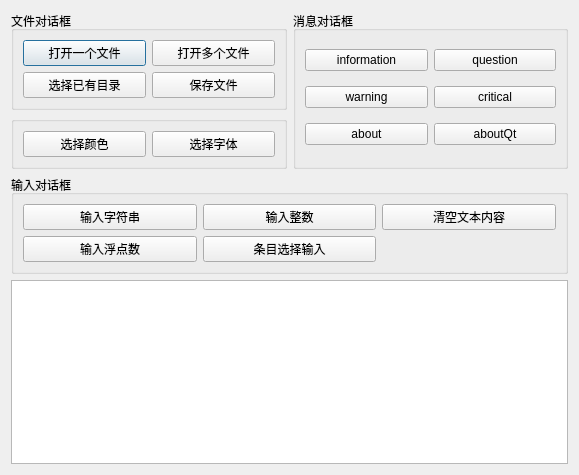
<?xml version="1.0" encoding="UTF-8"?>
<ui version="4.0">
 <class>Dialog</class>
 <widget class="QDialog" name="Dialog">
  <property name="geometry">
   <rect>
    <x>0</x>
    <y>0</y>
    <width>579</width>
    <height>475</height>
   </rect>
  </property>
  <property name="windowTitle">
   <string>Dialog</string>
  </property>
  <layout class="QGridLayout" name="gridLayout_5">
   <item row="0" column="0">
    <widget class="QGroupBox" name="groupBox">
     <property name="title">
      <string>文件对话框</string>
     </property>
     <layout class="QGridLayout" name="gridLayout">
      <item row="0" column="0">
       <widget class="QPushButton" name="btnOpenFile">
        <property name="text">
         <string>打开一个文件</string>
        </property>
       </widget>
      </item>
      <item row="0" column="1">
       <widget class="QPushButton" name="btnOpenFiles">
        <property name="text">
         <string>打开多个文件</string>
        </property>
       </widget>
      </item>
      <item row="1" column="0">
       <widget class="QPushButton" name="btnExitDir">
        <property name="text">
         <string>选择已有目录</string>
        </property>
       </widget>
      </item>
      <item row="1" column="1">
       <widget class="QPushButton" name="btnSaveFile">
        <property name="text">
         <string>保存文件</string>
        </property>
       </widget>
      </item>
     </layout>
    </widget>
   </item>
   <item row="0" column="1" rowspan="2">
    <widget class="QGroupBox" name="groupBox_2">
     <property name="title">
      <string>消息对话框</string>
     </property>
     <layout class="QGridLayout" name="gridLayout_3">
      <item row="0" column="0">
       <widget class="QPushButton" name="btnInformation">
        <property name="text">
         <string>information</string>
        </property>
       </widget>
      </item>
      <item row="0" column="1">
       <widget class="QPushButton" name="btnQuestion">
        <property name="text">
         <string>question</string>
        </property>
       </widget>
      </item>
      <item row="1" column="0">
       <widget class="QPushButton" name="btnWarning">
        <property name="text">
         <string>warning</string>
        </property>
       </widget>
      </item>
      <item row="1" column="1">
       <widget class="QPushButton" name="btnCritical">
        <property name="text">
         <string>critical</string>
        </property>
       </widget>
      </item>
      <item row="2" column="0">
       <widget class="QPushButton" name="btnAbout">
        <property name="text">
         <string>about</string>
        </property>
       </widget>
      </item>
      <item row="2" column="1">
       <widget class="QPushButton" name="btnAboutQt">
        <property name="text">
         <string>aboutQt</string>
        </property>
       </widget>
      </item>
     </layout>
    </widget>
   </item>
   <item row="1" column="0">
    <widget class="QGroupBox" name="groupBox_4">
     <property name="title">
      <string/>
     </property>
     <layout class="QGridLayout" name="gridLayout_2">
      <item row="0" column="0">
       <widget class="QPushButton" name="btnGetColor">
        <property name="text">
         <string>选择颜色</string>
        </property>
       </widget>
      </item>
      <item row="0" column="1">
       <widget class="QPushButton" name="btnGetFont">
        <property name="text">
         <string>选择字体</string>
        </property>
       </widget>
      </item>
     </layout>
    </widget>
   </item>
   <item row="2" column="0" colspan="2">
    <widget class="QGroupBox" name="groupBox_3">
     <property name="title">
      <string>输入对话框</string>
     </property>
     <layout class="QGridLayout" name="gridLayout_4">
      <item row="0" column="0">
       <widget class="QPushButton" name="btnGetText">
        <property name="text">
         <string>输入字符串</string>
        </property>
       </widget>
      </item>
      <item row="0" column="1">
       <widget class="QPushButton" name="btnGetInt">
        <property name="text">
         <string>输入整数</string>
        </property>
       </widget>
      </item>
      <item row="0" column="2">
       <widget class="QPushButton" name="btnTextClear">
        <property name="text">
         <string>清空文本内容</string>
        </property>
       </widget>
      </item>
      <item row="1" column="0">
       <widget class="QPushButton" name="btnGetDouble">
        <property name="text">
         <string>输入浮点数</string>
        </property>
       </widget>
      </item>
      <item row="1" column="1">
       <widget class="QPushButton" name="btnGetItem">
        <property name="text">
         <string>条目选择输入</string>
        </property>
       </widget>
      </item>
     </layout>
    </widget>
   </item>
   <item row="3" column="0" colspan="2">
    <widget class="QPlainTextEdit" name="plainTextEdit"/>
   </item>
  </layout>
 </widget>
 <resources/>
 <connections/>
</ui>
